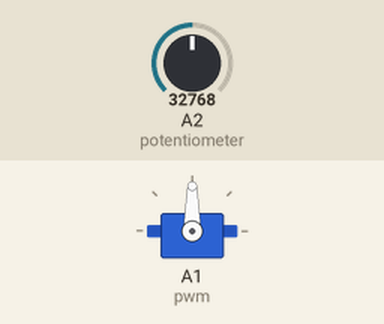
A program run on a simulated CircuitPython board. Parts: servo. The test bench sets the inputs (shaded band); at power-on: A2 (potentiometer) = 32768 (analog values on the 0–65535 scale).

Above: at 1.2 s.
1.3 s: A2 (potentiometer) set to 45874
At 1.9 s:
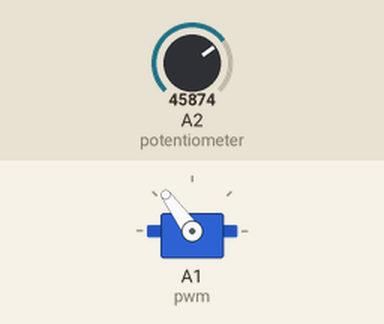
2.8 s: A2 (potentiometer) set to 57670
At 4.0 s:
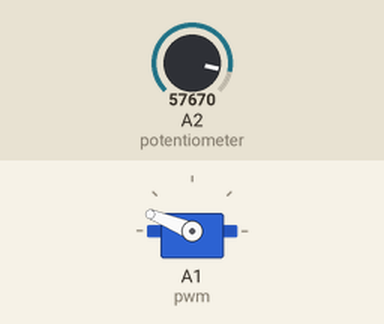
4.3 s: A2 (potentiometer) set to 65535
At 5.4 s:
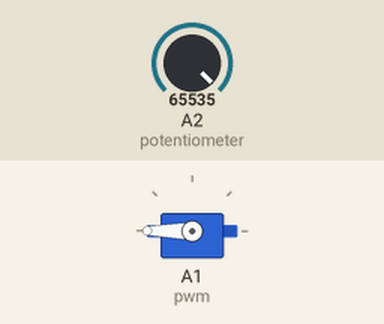
5.8 s: A2 (potentiometer) set to 19660
At 6.5 s:
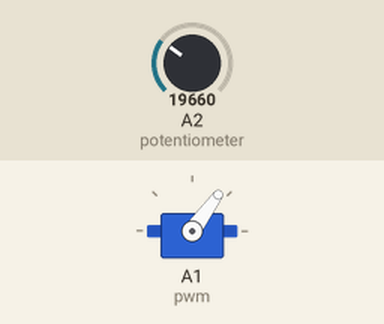
7.3 s: A2 (potentiometer) set to 7864
At 7.6 s:
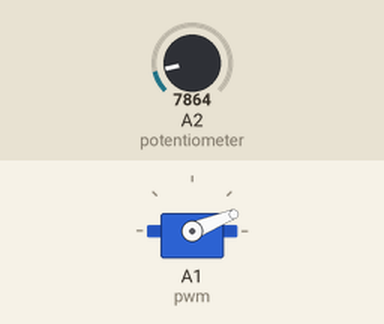
8.8 s: A2 (potentiometer) set to 32767
At 10.0 s:
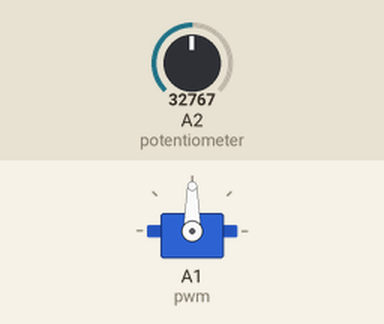
Timing chart, 0 to 11.3 s (numbered marks = the images above; inputs shaded):
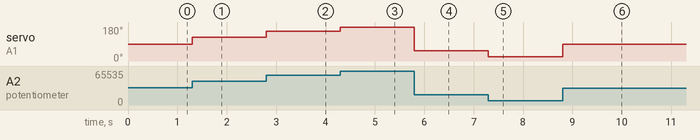

The program:

potentiometer_servo_sweep.py
```python
"""This example requires a potentiometer and a servo. Talk to the team to get one of each!

Connect the blue clip on the potentiometer to pad A2.
Connect the red clip on the potentiometer to a 3.3v pad.
Connect the black clip on the potentiometer to a GND pad.

Connect the blue clip (on the yellow wire) on the servo to pad A1.
Connect the black clip (on the brown wire) on the servo to a GND pad.
Connect the red clip (on the red wire) on the servo to a 3.3v pad.

THIS EXAMPLE REQUIRES A SEPARATE LIBRARY BE LOADED ONTO YOUR CIRCUITPY DRIVE.
This example requires the adafruit_motor library.

Rotate the potentiometer knob to watch the servo rotate!"""
import board
import analogio
import pwmio
from adafruit_motor import servo

potentiometer = analogio.AnalogIn(board.A2)
pwm = pwmio.PWMOut(board.A1, duty_cycle=2 ** 15, frequency=50)
servo = servo.Servo(pwm)


def get_voltage(pin):
    return (pin.value * 3.3) / 65536


def scale_range(value):
    """Scale a value from 0-320 (light range) to 0-9 (NeoPixel range, 10 total LEDs).
    Allows remapping light value to pixel position for light meter demo."""
    return round(value / 3.3 * 180)


while True:
    # Potentiometer voltage value remapped to servo angle
    servo_sweep = scale_range(get_voltage(potentiometer))
    servo.angle = servo_sweep
```

Measured:
- after the input at 1.3 s, servo on A1 (pwm): 90° → 126° at once
- after the input at 2.8 s, servo on A1 (pwm): 126° → 158° at once
- after the input at 4.3 s, servo on A1 (pwm): 158° → 180° at once
- after the input at 5.8 s, servo on A1 (pwm): 180° → 54° at once
- after the input at 7.3 s, servo on A1 (pwm): 54° → 22° at once
- after the input at 8.8 s, servo on A1 (pwm): 22° → 90° at once
